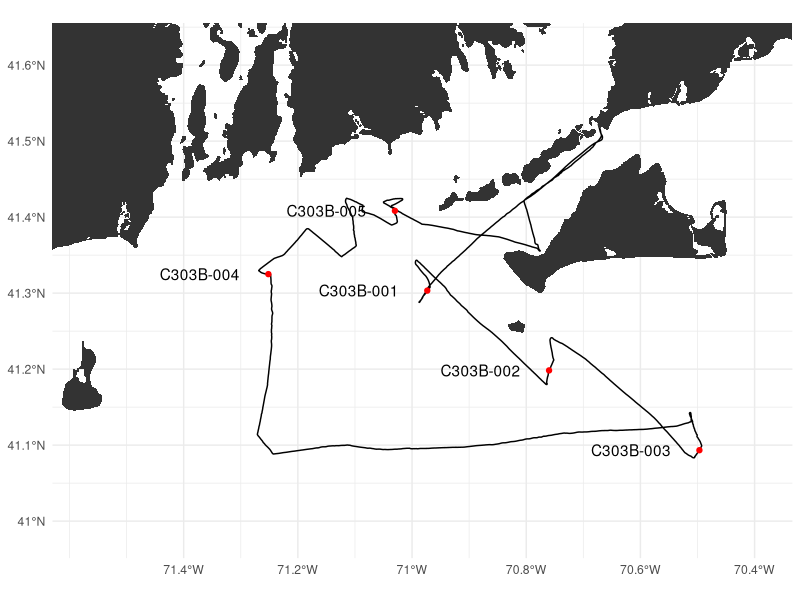

This figure's R source:
## ---- chunk 1
library(tidyverse)
stations <- read_csv("data/C303B_stations.csv")
elg <- read_csv("data/C303B_flowthru.csv")
coastline <- read_csv("data/coastline.csv")

xbreaks <- pretty(range(elg$lon))
xlabels <- paste0(abs(xbreaks), "°W")
ybreaks <- pretty(range(elg$lat))
ylabels <- paste0(abs(ybreaks), "°N")

ggplot(elg, aes(lon, lat)) +
  geom_path() +
  geom_polygon(aes(group = group), data = coastline) +
  geom_point(data = stations, color = "red") +
  geom_text(aes(label = station), data = stations, nudge_x = -.12) +
  coord_quickmap(xlim = range(elg$lon) + c(-.3,+.1),
                 ylim = range(elg$lat) + c(-.1,+.1)) +
  labs(x = NULL, y = NULL) +
  scale_x_continuous(breaks = xbreaks, labels = xlabels) +
  scale_y_continuous(breaks = ybreaks, labels = ylabels) +
  theme_minimal()
